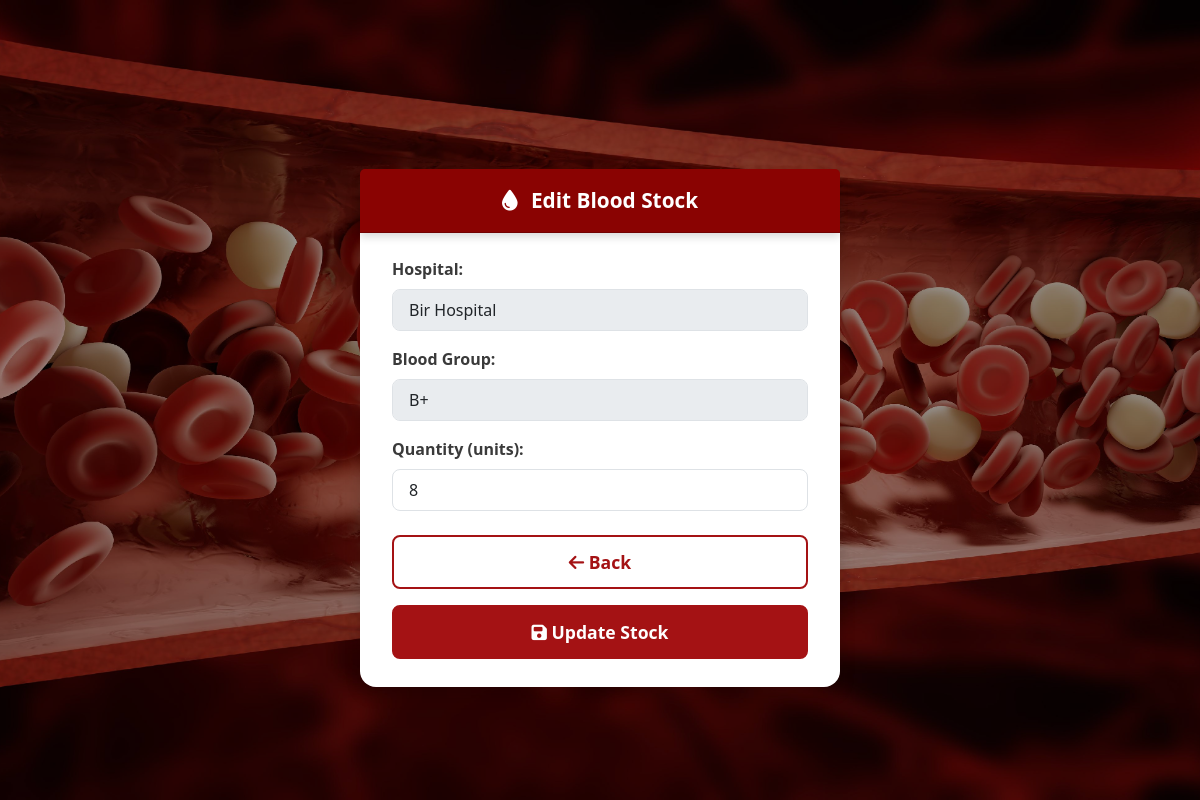
Screenshot of /BloodManagementSystem/BloodStock/edit_stock.php?id=2 (signed in) with the database file from the repository.
### tables this page shows
CREATE TABLE `blood_stock` (
  `id` int(11) NOT NULL AUTO_INCREMENT,
  `hospital_id` int(11) DEFAULT NULL,
  `blood_group` varchar(5) NOT NULL,
  `quantity` int(11) DEFAULT 0,
  PRIMARY KEY (`id`),
  KEY `hospital_id` (`hospital_id`),
  CONSTRAINT `blood_stock_ibfk_1` FOREIGN KEY (`hospital_id`) REFERENCES `hospitals` (`id`)
);

CREATE TABLE `hospitals` (
  `id` int(11) NOT NULL AUTO_INCREMENT,
  `name` varchar(100) NOT NULL,
  `city` varchar(100) NOT NULL,
  `location` varchar(255) DEFAULT NULL,
  `photo` varchar(255) DEFAULT NULL,
  PRIMARY KEY (`id`)
);

### BloodManagementSystem/BloodStock/edit_stock.php (the view, shortened to what this page needs)
<?php
include('../includes/db.php');
$id = (int) $_GET['id'];
$query = "SELECT bs.id, bs.blood_group, bs.quantity, bs.hospital_id, h.name as hospital_name
          FROM blood_stock bs
          JOIN hospitals h ON bs.hospital_id = h.id
          WHERE bs.id = $id";
$result = mysqli_query($conn, $query);
$data = mysqli_fetch_assoc($result);
?>
<!DOCTYPE html>
<html lang="en">
<head>
    <link href="https://cdn.jsdelivr.net/npm/bootstrap@5.3.0/dist/css/bootstrap.min.css" rel="stylesheet" />
    <link href="https://cdnjs.cloudflare.com/ajax/libs/font-awesome/6.5.0/css/all.min.css" rel="stylesheet" />
</head>
<body>
<div class="request-wrapper">
    <div class="card shadow">
        <div class="card-header">
            <i class="fas fa-tint me-2"></i> Edit Blood Stock
        </div>
        <form method="POST" action="">
            <div class="mb-3">
                <label class="form-label">Hospital:</label>
                <input type="text" class="form-control" value="<?= htmlspecialchars($data['hospital_name']) ?>" disabled />
            </div>
            <div class="mb-3">
                <label class="form-label">Blood Group:</label>
                <input type="text" class="form-control" value="<?= htmlspecialchars($data['blood_group']) ?>" disabled />
            </div>
            <div class="mb-4">
                <label for="quantity" class="form-label">Quantity (units):</label>
                <input type="number" name="quantity" id="quantity" class="form-control" value="<?= (int) $data['quantity'] ?>" required min="0" />
            </div>
            <div class="form-actions">
                <a href="stock_list.php" class="custom-back-btn">
                    <i class="fas fa-arrow-left"></i> Back
                </a>
                <button type="submit" class="custom-btn">
                    <i class="fas fa-save"></i> Update Stock
                </button>
            </div>
        </form>
    </div>
</div>
</body>
</html>

### BloodManagementSystem/BloodStock/edit_stock.php (style rules this page uses)
body, html { height: 100%; margin: 0; background-color: #f8f9fa; }
.request-wrapper { background: url('../images/savelife.jpg') no-repeat center center; background-size: cover; min-height: 100vh; position: relative; padding-top: 60px; display: flex; align-items: center; justify-content: center; z-index: 0; }
.request-wrapper::before { content: ""; position: absolute; inset: 0; background: rgba(0, 0, 0, 0.4); z-index: 0; }
.card { max-width: 480px; width: 100%; border-radius: 1rem; border: none; box-shadow: 0 8px 24px rgba(0,0,0,0.12); background-color: #fff; position: relative; z-index: 10; padding: 1.75rem 2rem; }
.card-header { background-color: #8a0302; color: white; border-top-left-radius: 1rem; border-top-right-radius: 1rem; font-weight: 600; font-size: 1.3rem; text-align: center; padding: 1rem 0; margin: -2rem -2rem 1.5rem -2rem; box-shadow: 0 4px 8px rgba(0,0,0,0.15); }
label.form-label { font-weight: 600; color: #3a3a3a; }
input.form-control:disabled { background-color: #e9ecef; cursor: not-allowed; }
input.form-control, input.form-control:focus { border-radius: 0.5rem; font-size: 1rem; padding: 0.5rem 1rem; }
.form-actions { display: flex; flex-direction: column; gap: 1rem; margin-top: 1.5rem; }
.custom-back-btn, .custom-btn { font-weight: 600; border-radius: 0.5rem; padding: 0.75rem 1rem; font-size: 1.1rem; text-align: center; border: 2px solid #a41214; transition: all 0.3s ease; user-select: none; display: block; width: 100%; cursor: pointer; text-decoration: none; }
.custom-back-btn { background-color: #fff; color: #a41214; }
.custom-btn { background-color: #a41214; color: #fff; border-color: #a41214; }

### rows the page displays
blood_stock: hospital.name "Bir Hospital", blood_group "B+", quantity "8"
